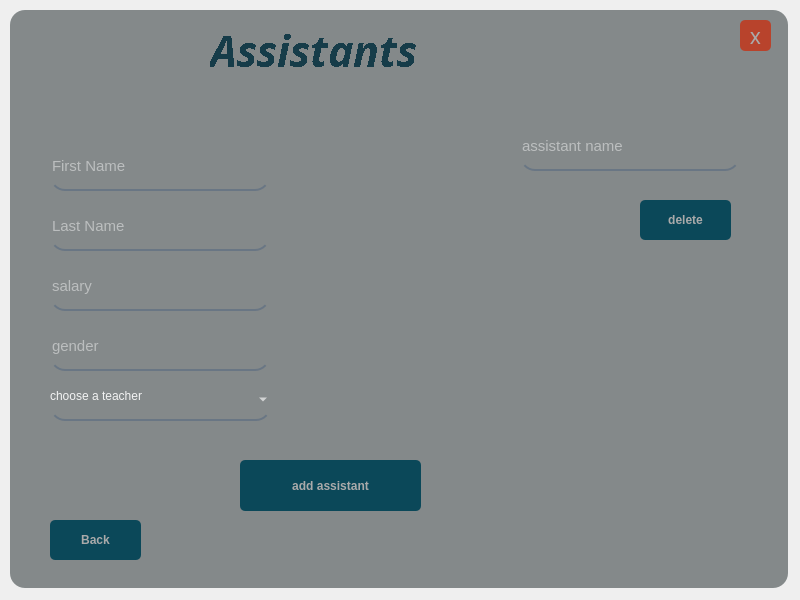
<?xml version="1.0" encoding="UTF-8"?>
<ui version="4.0">
 <class>MainWindow</class>
 <widget class="QMainWindow" name="MainWindow">
  <property name="geometry">
   <rect>
    <x>0</x>
    <y>0</y>
    <width>800</width>
    <height>600</height>
   </rect>
  </property>
  <property name="windowTitle">
   <string>MainWindow</string>
  </property>
  <widget class="QWidget" name="centralwidget">
   <widget class="QFrame" name="frame">
    <property name="geometry">
     <rect>
      <x>10</x>
      <y>10</y>
      <width>778</width>
      <height>578</height>
     </rect>
    </property>
    <property name="styleSheet">
     <string notr="true">background-color: rgb(164, 171, 172);
border-radius:15px;</string>
    </property>
    <property name="frameShape">
     <enum>QFrame::StyledPanel</enum>
    </property>
    <property name="frameShadow">
     <enum>QFrame::Raised</enum>
    </property>
    <widget class="QLabel" name="DarkShade">
     <property name="enabled">
      <bool>true</bool>
     </property>
     <property name="geometry">
      <rect>
       <x>0</x>
       <y>0</y>
       <width>778</width>
       <height>578</height>
      </rect>
     </property>
     <property name="styleSheet">
      <string notr="true">background-color:rgba(0,0,0,50);
border-radius:15px;
</string>
     </property>
     <property name="text">
      <string/>
     </property>
    </widget>
    <widget class="QPushButton" name="exit_button">
     <property name="geometry">
      <rect>
       <x>730</x>
       <y>10</y>
       <width>31</width>
       <height>31</height>
      </rect>
     </property>
     <property name="font">
      <font>
       <family>Stencil</family>
       <pointsize>16</pointsize>
      </font>
     </property>
     <property name="styleSheet">
      <string notr="true">QPushButton#exit_button{
	background-color:rgb(184, 67, 44);
	border-radius:5px;
color:rgb(170, 170, 170);
}
QPushButton#exit_button:hover{	
	background-color: qlineargradient(spread:pad, x1:0.99, y1:1, x2:0, y2:0, stop:0.119403 rgba(136, 48, 33, 255), stop:0.791045 rgba(37, 44, 38, 255));
	border-radius:5px;
color:rgb(170, 170, 170);
}
QPushButton#exit_button:pressed{
	padding-left:5px;
padding-top:5px;
	background-color: qlineargradient(spread:pad, x1:0.99, y1:1, x2:0, y2:0, stop:0.119403 rgba(4, 29, 36, 255), stop:0.791045 rgba(37, 44, 38, 255));
	border-radius:5px;
color:rgb(170, 170, 170);
}


</string>
     </property>
     <property name="text">
      <string>x</string>
     </property>
    </widget>
    <widget class="QLabel" name="Program_name">
     <property name="geometry">
      <rect>
       <x>200</x>
       <y>-20</y>
       <width>331</width>
       <height>121</height>
      </rect>
     </property>
     <property name="font">
      <font>
       <family>Cascadia Code ExtraLight</family>
       <pointsize>32</pointsize>
       <weight>75</weight>
       <italic>true</italic>
       <bold>true</bold>
       <underline>false</underline>
       <strikeout>false</strikeout>
       <stylestrategy>NoAntialias</stylestrategy>
       <kerning>true</kerning>
      </font>
     </property>
     <property name="styleSheet">
      <string notr="true">color:rgb(22, 60, 73);
background:none;</string>
     </property>
     <property name="text">
      <string>Assistants</string>
     </property>
    </widget>
    <widget class="QPushButton" name="BackButton">
     <property name="geometry">
      <rect>
       <x>40</x>
       <y>510</y>
       <width>91</width>
       <height>40</height>
      </rect>
     </property>
     <property name="maximumSize">
      <size>
       <width>100</width>
       <height>40</height>
      </size>
     </property>
     <property name="font">
      <font>
       <pointsize>9</pointsize>
       <weight>75</weight>
       <bold>true</bold>
      </font>
     </property>
     <property name="styleSheet">
      <string notr="true">QPushButton#BackButton{
	
	
	background-color: rgb(11, 72, 89);
	border-radius:5px;
color:rgb(170, 170, 170);
}
QPushButton#BackButton:hover{	
	background-color: qlineargradient(spread:pad, x1:0.99, y1:1, x2:0, y2:0, stop:0.119403 rgba(19, 122, 150, 255), stop:0.791045 rgba(37, 44, 38, 255));
	border-radius:5px;
color:rgb(170, 170, 170);
}
QPushButton#BackButton:pressed{
	padding-left:5px;
padding-top:5px;
	background-color: qlineargradient(spread:pad, x1:0.99, y1:1, x2:0, y2:0, stop:0.119403 rgba(4, 29, 36, 255), stop:0.791045 rgba(37, 44, 38, 255));
	border-radius:5px;
color:rgb(170, 170, 170);
}

</string>
     </property>
     <property name="text">
      <string>Back</string>
     </property>
    </widget>
    <widget class="QPushButton" name="delete_Button">
     <property name="geometry">
      <rect>
       <x>630</x>
       <y>190</y>
       <width>91</width>
       <height>40</height>
      </rect>
     </property>
     <property name="maximumSize">
      <size>
       <width>100</width>
       <height>40</height>
      </size>
     </property>
     <property name="font">
      <font>
       <pointsize>9</pointsize>
       <weight>75</weight>
       <bold>true</bold>
      </font>
     </property>
     <property name="styleSheet">
      <string notr="true">QPushButton#delete_Button{
	
	
	background-color: rgb(11, 72, 89);
	border-radius:5px;
color:rgb(170, 170, 170);
}
QPushButton#delete_Button:hover{	
	background-color: qlineargradient(spread:pad, x1:0.99, y1:1, x2:0, y2:0, stop:0.119403 rgba(19, 122, 150, 255), stop:0.791045 rgba(37, 44, 38, 255));
	border-radius:5px;
color:rgb(170, 170, 170);
}
QPushButton#delete_Button:pressed{
	padding-left:5px;
padding-top:5px;
	background-color: qlineargradient(spread:pad, x1:0.99, y1:1, x2:0, y2:0, stop:0.119403 rgba(4, 29, 36, 255), stop:0.791045 rgba(37, 44, 38, 255));
	border-radius:5px;
color:rgb(170, 170, 170);
}

</string>
     </property>
     <property name="text">
      <string>delete</string>
     </property>
    </widget>
    <widget class="QLineEdit" name="first_Name">
     <property name="geometry">
      <rect>
       <x>40</x>
       <y>140</y>
       <width>220</width>
       <height>41</height>
      </rect>
     </property>
     <property name="font">
      <font>
       <pointsize>11</pointsize>
      </font>
     </property>
     <property name="styleSheet">
      <string notr="true">background-color: rgba(0, 0, 0,0);
border:none;
border-bottom:2px solid rgba(105,118,132,255);
color:rgba(255, 255, 255,230);
padding-bottom:7px;</string>
     </property>
     <property name="placeholderText">
      <string>First Name</string>
     </property>
    </widget>
    <widget class="QPushButton" name="update_Button">
     <property name="geometry">
      <rect>
       <x>230</x>
       <y>450</y>
       <width>181</width>
       <height>51</height>
      </rect>
     </property>
     <property name="font">
      <font>
       <pointsize>9</pointsize>
       <weight>75</weight>
       <bold>true</bold>
      </font>
     </property>
     <property name="styleSheet">
      <string notr="true">QPushButton#update_Button{
	
	
	background-color: rgb(11, 72, 89);
	border-radius:5px;
color:rgb(170, 170, 170);
}
QPushButton#update_Button:hover{	
	background-color: qlineargradient(spread:pad, x1:0.99, y1:1, x2:0, y2:0, stop:0.119403 rgba(19, 122, 150, 255), stop:0.791045 rgba(37, 44, 38, 255));
	border-radius:5px;
color:rgb(170, 170, 170);
}
QPushButton#update_Button:pressed{
	padding-left:5px;
padding-top:5px;
	background-color: qlineargradient(spread:pad, x1:0.99, y1:1, x2:0, y2:0, stop:0.119403 rgba(4, 29, 36, 255), stop:0.791045 rgba(37, 44, 38, 255));
	border-radius:5px;
color:rgb(170, 170, 170);
}

</string>
     </property>
     <property name="text">
      <string>add assistant</string>
     </property>
    </widget>
    <widget class="QLineEdit" name="salary">
     <property name="geometry">
      <rect>
       <x>40</x>
       <y>260</y>
       <width>220</width>
       <height>41</height>
      </rect>
     </property>
     <property name="font">
      <font>
       <pointsize>11</pointsize>
      </font>
     </property>
     <property name="styleSheet">
      <string notr="true">background-color: rgba(0, 0, 0,0);
border:none;
border-bottom:2px solid rgba(105,118,132,255);
color:rgba(255, 255, 255,230);
padding-bottom:7px;</string>
     </property>
     <property name="placeholderText">
      <string>salary</string>
     </property>
    </widget>
    <widget class="QLineEdit" name="gender">
     <property name="geometry">
      <rect>
       <x>40</x>
       <y>320</y>
       <width>220</width>
       <height>41</height>
      </rect>
     </property>
     <property name="font">
      <font>
       <pointsize>11</pointsize>
      </font>
     </property>
     <property name="styleSheet">
      <string notr="true">background-color: rgba(0, 0, 0,0);
border:none;
border-bottom:2px solid rgba(105,118,132,255);
color:rgba(255, 255, 255,230);
padding-bottom:7px;</string>
     </property>
     <property name="placeholderText">
      <string>gender</string>
     </property>
    </widget>
    <widget class="QLineEdit" name="last_Name">
     <property name="geometry">
      <rect>
       <x>40</x>
       <y>200</y>
       <width>220</width>
       <height>41</height>
      </rect>
     </property>
     <property name="font">
      <font>
       <pointsize>11</pointsize>
      </font>
     </property>
     <property name="styleSheet">
      <string notr="true">background-color: rgba(0, 0, 0,0);
border:none;
border-bottom:2px solid rgba(105,118,132,255);
color:rgba(255, 255, 255,230);
padding-bottom:7px;</string>
     </property>
     <property name="placeholderText">
      <string>Last Name</string>
     </property>
    </widget>
    <widget class="QLineEdit" name="full_Name">
     <property name="geometry">
      <rect>
       <x>510</x>
       <y>120</y>
       <width>220</width>
       <height>41</height>
      </rect>
     </property>
     <property name="font">
      <font>
       <pointsize>11</pointsize>
      </font>
     </property>
     <property name="styleSheet">
      <string notr="true">background-color: rgba(0, 0, 0,0);
border:none;
border-bottom:2px solid rgba(105,118,132,255);
color:rgba(255, 255, 255,230);
padding-bottom:7px;</string>
     </property>
     <property name="text">
      <string/>
     </property>
     <property name="placeholderText">
      <string>assistant name</string>
     </property>
    </widget>
    <widget class="QComboBox" name="teacher_Id_Box">
     <property name="geometry">
      <rect>
       <x>40</x>
       <y>370</y>
       <width>221</width>
       <height>41</height>
      </rect>
     </property>
     <property name="styleSheet">
      <string notr="true">background-color: rgba(0, 0, 0,0);
border:none;
border-bottom:2px solid rgba(105,118,132,255);
color:rgba(255, 255, 255,230);
padding-bottom:7px;</string>
     </property>
     <property name="placeholderText">
      <string/>
     </property>
     <item>
      <property name="text">
       <string>choose a teacher</string>
      </property>
     </item>
    </widget>
   </widget>
  </widget>
 </widget>
 <resources/>
 <connections/>
</ui>
